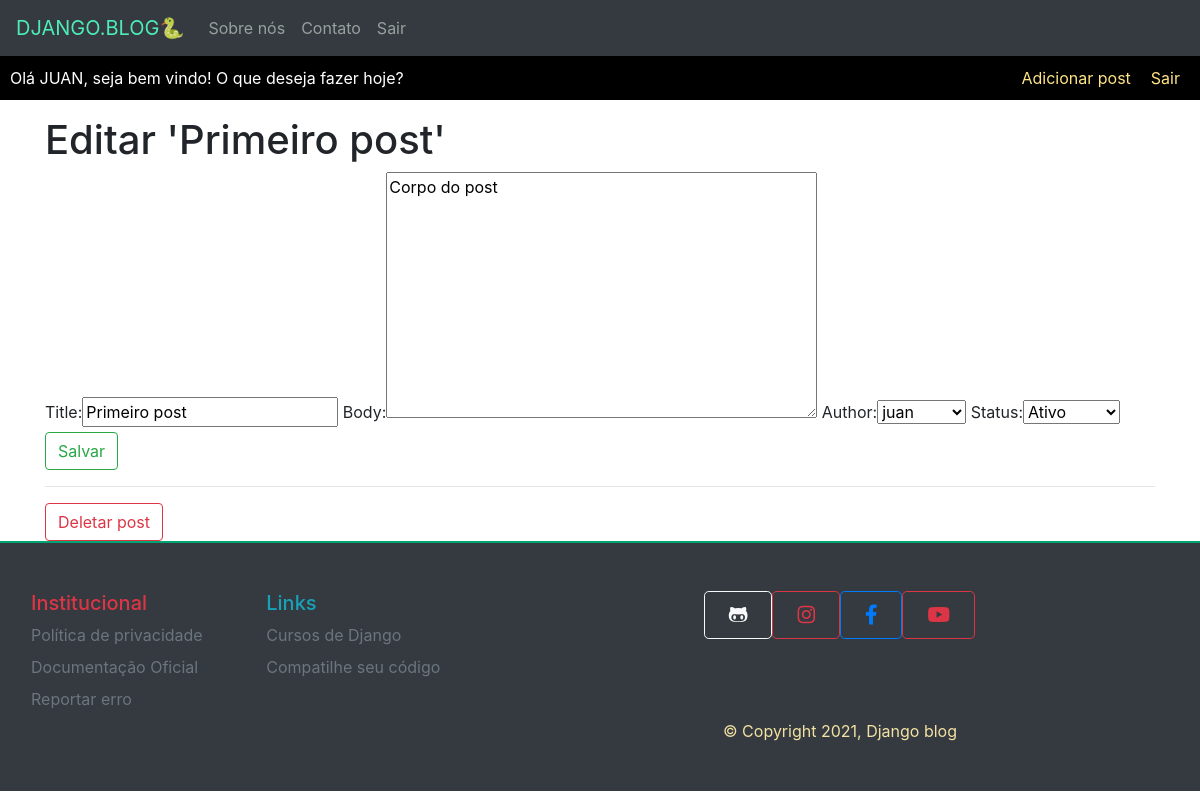
The page /editar/1/ (signed in) on the database its author committed.
### blog/models.py (models this page shows, shortened)
class Post(models.Model):
    POST_STATUS = (
    ('active', 'Ativo'),
    ('draft', 'Rascunho')
    )
    title = models.CharField(max_length=200)
    body = models.TextField()
    author = models.ForeignKey(User, on_delete=models.CASCADE)
    created_at = models.DateTimeField(auto_now_add=True)
    updated_at = models.DateTimeField(auto_now=True)
    status = models.CharField(max_length=15, choices=POST_STATUS)

### blog/views.py (the view)
# urls.py: path('editar/<int:pk>/', post_update, name='post_update'),
@login_required
def post_update(request, pk):
    data ={}
    post = Post.objects.get(pk=pk)
    form = PostForm(request.POST or None, instance=post)
    if form.is_valid():
        form.save()
        return redirect('post_list')
    data['form'] = form
    data['post'] = post
    return render(request, 'blog/edit_post.html', data)

### blog/forms.py
class PostForm(ModelForm):
    class Meta:
        model = Post
        fields = ['title', 'body', 'author', 'status']

### blog/templates/blog/edit_post.html (shortened to what this page needs)
{% extends 'blog/base.html' %}
{% load bootstrap %}
{% block content %}
<div class="container">
    <h1>Editar '{{post.title}}'</h1>
    <div>
        <form action="." method="POST">
            {{ form|bootstrap }}
            <input type="submit" class="btn btn-outline-success" value="Salvar">
        </form>
    </div>
    <hr>
    <form action="{% url 'post_delete' post.pk %}" method="POST">
        <input type="submit" class="btn btn-outline-danger" value='Deletar post'>
    </form>
</div>
{% endblock %}

### blog/templates/blog/base.html (shortened to what this page needs)
{% load static %}
<!DOCTYPE html>
<html lang="en">
<head>
    <link rel="stylesheet" href="https://maxcdn.bootstrapcdn.com/bootstrap/4.0.0/css/bootstrap.min.css">
    <link rel="stylesheet" href="https://use.fontawesome.com/releases/v5.15.3/css/all.css">
    <link rel="stylesheet" href="{% static 'css/styles.css' %}">
</head>
<body>
<nav class="navbar navbar-expand-lg navbar-dark bg-dark static-top">
    <a class="navbar-brand" href="{% url 'post_list' %}">DJANGO.BLOG🐍</a>
    <div class="collapse navbar-collapse" id="navbarNav">
        <ul class="navbar-nav">
            <li class="nav-item">
                <a class="nav-link" href="{% url 'about' %}">Sobre nós</a>
            </li>
            <li class="nav-item">
                <a class="nav-link" href="{% url 'contact' %}">Contato</a>
            </li>
            {% if user.is_authenticated %}
                <li class="nav-item">
                    <a class="nav-link" href="{% url 'logout' %}">Sair</a>
                </li>
                {% else %}
                <li class="nav-item">
                    <a class="nav-link" href="{% url 'login' %}">Login</a>
                </li>
            {% endif %}
        </ul>
    </div>
</nav>
<div class="row">
{% if user.is_authenticated %}
    <p class="logged-in-p">
        Olá {{ user.username.upper }}, seja bem vindo! O que deseja fazer hoje?
        <span class="sair"><a href="{% url 'logout' %}">Sair</a></span>
        <span><a href="{% url 'post_create' %}">Adicionar post</a></span>
    </p>
{% endif %}
{% block content %}
{% endblock %}
</div>
<footer class="navbar navbar-expand-lg navbar-dark bg-dark static-top">
    <div class="row">
        <div class="col-3">
            <h5 class="text-danger">Institucional</h5>
            <ul class="nav flex-column">
                <li class="nav-item mb-2"><a href="#" class="nav-link p-0 text-muted">Política de privacidade</a></li>
                <li class="nav-item mb-2"><a href="#" class="nav-link p-0 text-muted">Documentação Oficial</a></li>
                <li class="nav-item mb-2"><a href="#" class="nav-link p-0 text-muted">Reportar erro</a></li>
            </ul>
        </div>
        <div class="col-3">
            <h5 class="text-info">Links</h5>
            <ul class="nav flex-column">
                <li class="nav-item mb-2"><a href="#" class="nav-link p-0 text-muted">Cursos de Django</a></li>
                <li class="nav-item mb-2"><a href="#" class="nav-link p-0 text-muted">Compatilhe seu código</a></li>
            </ul>
        </div>
        <div class="col-1 offset-4">
            <div class="d-grid gap-2 d-sm-flex justify-content-sm-center">
                <button type="button" class="btn btn-outline-light btn-lg px-4 gap-3"><i class="fab fa-github-alt"></i></button>
                <button type="button" class="btn btn-outline-danger btn-lg px-4"><i class="fab fa-instagram"></i></button>
                <button type="button" class="btn btn-outline-primary btn-lg px-4"><i class="fab fa-facebook-f"></i></button>
                <button type="button" class="btn btn-outline-danger btn-lg px-4"><i class="fab fa-youtube"></i></button>
            </div>
        </div>
            <span class="copy">&copy; Copyright 2021, Django blog</span>
    </div>
</footer>
</body>
</html>

### blog/static/css/styles.css (style rules this page uses)
.row { margin-left: 0; margin-right: 0; }
.navbar { background-color: #35ebb7; }
.navbar .navbar-brand { color: #4decb7; }
.navbar .navbar-nav { text-align: right; }
.navbar .nav-item .nav-link { color: #98a19f; transition: .5s; }
.logged-in-p { background-color: #000; color: #FFF; padding: 10px; width: 100%; }
.logged-in-p span { display: block; float: right; }
.logged-in-p a { color: #ffe484; margin: 10px; }
body footer { height: 250px; border-top: 2px solid #00A572; background-color: #98a19f; }
footer .copy { width: 100%; text-align: right; color: #f3e2a2; }

### rows shown on the page
Post: title "Primeiro post", body "Corpo do post", author "juan", status "Ativo"

### other values the page prints
{{ user.username.upper }} "JUAN"
